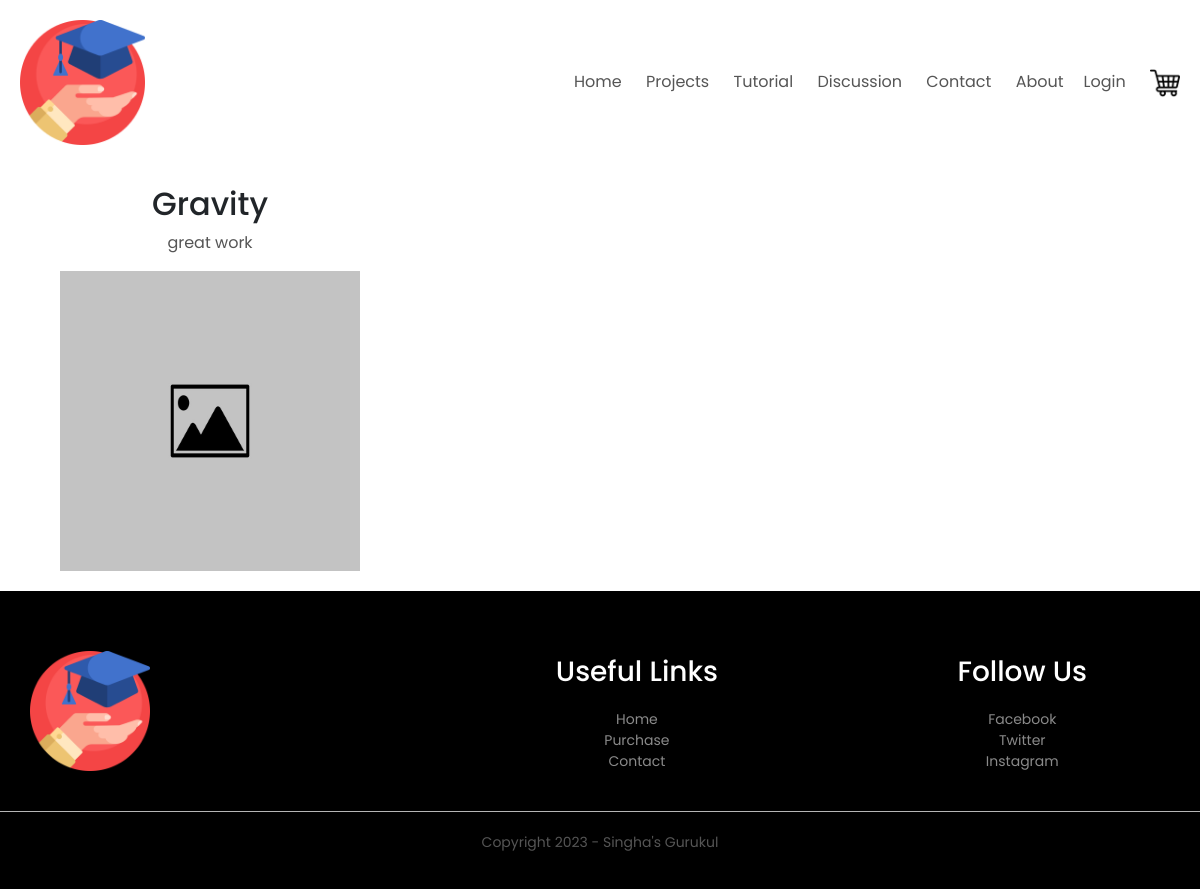
Page /projects on the earlier database version.
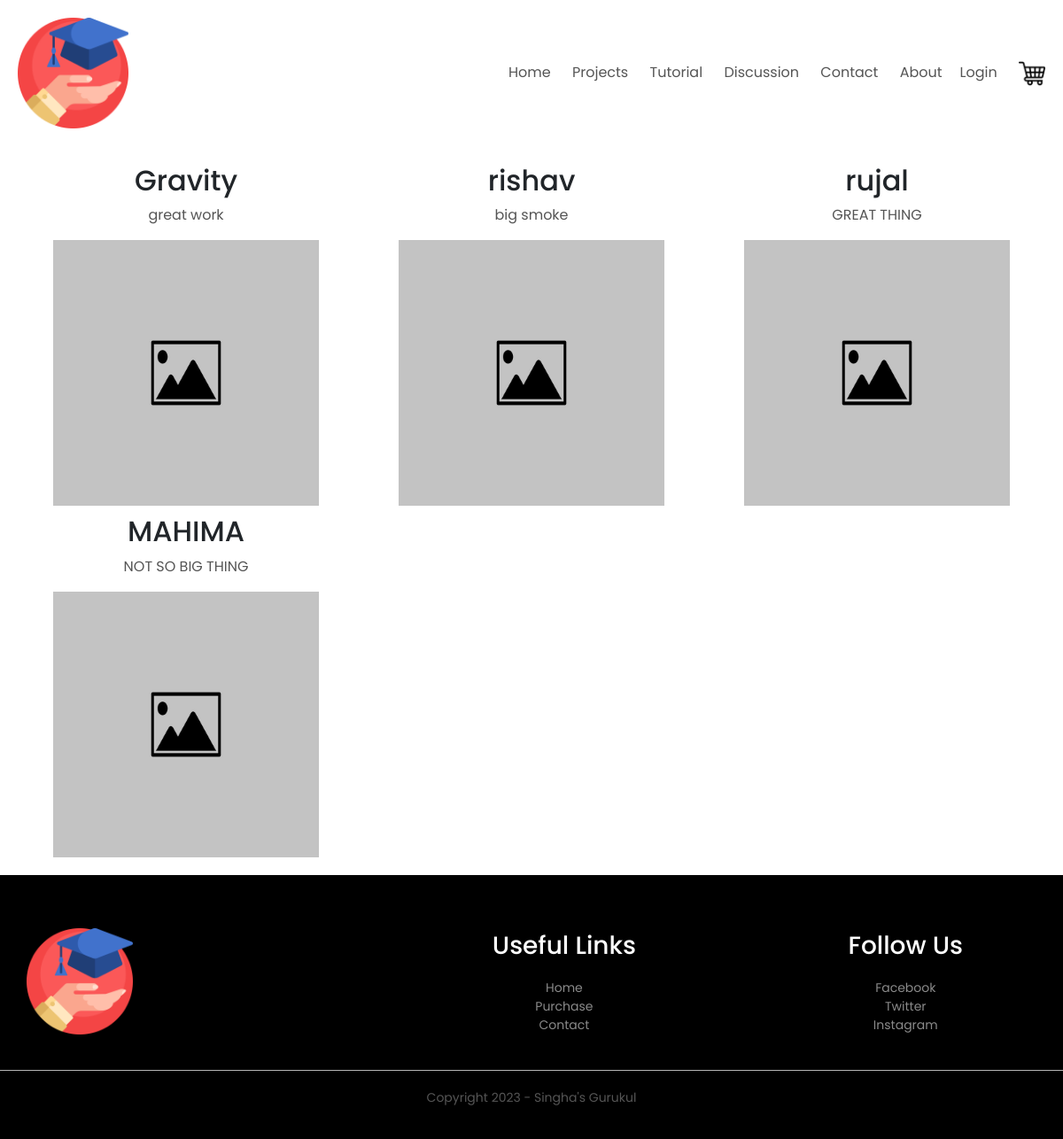
Same page on the later database version.
### nic_app/models.py (models this page shows, shortened)
class Project(models.Model):
    name = models.CharField(max_length=50)
    description = models.TextField()
    image = models.ImageField(upload_to='images/projects/', default=default_image)

### nic_app/views.py (the view)
# urls.py: path('projects', projects, name='projects'),
def projects(request):
    projects=Project.objects.all()
    return render(request, 'projects.html', {'projects':projects})

### templates/projects.html (shortened to what this page needs)
{% extends "header.html" %}
{% load static %}
{%block content%}
<div class="projects__container">
<div>
{% include 'navbar.html' %}
</div>
<div class="projects__item">
{% for item in projects %}
<div>
    <h2>{{ item.name }}</h2>
    <p>{{ item.description }}</p>
    <img src="{{ item.image.url }}" width="300" height="300" alt="{{item.name}}">
</div>
{% endfor %}
</div>
<div>
{% include 'footer.html' %}
</div>
</div>
{%endblock%}

### templates/header.html (shortened to what this page needs)
<!DOCTYPE html>
<html>
  <head>
    {% load static %}
    <link
      rel="stylesheet"
      href="https://cdn.jsdelivr.net/npm/bootstrap@4.0.0/dist/css/bootstrap.min.css"
    />
<link rel="stylesheet" href="https://cdn.jsdelivr.net/npm/@fortawesome/fontawesome-free@6.2.1/css/fontawesome.min.css">
  </head>
  <body style="height: 100%">
    {% include 'messages.html' %} {% block content %}{% endblock %}
  </body>
</html>

### templates/navbar.html (shortened to what this page needs)
{% load static %}
<link rel="stylesheet" href="{% static 'styles/style.css' %}">
<div class='navbar'>
  <div class='logo'>
    <img src="{%static 'images/icon.png'%}" width="125px">
  </div>
  <nav>
<ul id="MenuItems">
    <li><a href="/">Home</a></li>
    <li><a href="/purchase">Projects</a></li>
    <li><a href="/tutorial">Tutorial</a></li>
    <li><a href="/discussion">Discussion</a></li>
    <li><a href="/contact">Contact</a></li>
    <li><a href="/about">About</a></li>
    {% if user.is_authenticated %}
    <li style="float:right"><a class="active" href="/logout">Logout</a></li>
    <li class='username' style='float:right'><a href="/user">{{user.username}}</a></li>
    {%else%}
    <li style="float:right"><a class="active" href="/login">Login</a></li>
    {%endif%}
  </ul>
  <img src="{%static 'images/cart.png'%}" alt="cart" width="30px" height="30px">
</nav>
</div>

### templates/footer.html
{% load static %}
<link rel="stylesheet" href="{% static 'styles/style.css' %}">
<div class="footer">
    <div class="footer__container">
      <div class="row">
        <div class="footer-col-1-5">
          <img src="{%static 'images/icon.png'%}" alt="">
        </div>
        <div class="footer-col-15">
          <h3>Useful Links</h3>
          <ul>
            <li>Home</li>
            <li>Purchase</li>
            <li>Contact</li>
          </ul>
        </div>
      <div class="footer-col-2">
        <h3>Follow Us</h3>
        <ul>
          <li>Facebook</li>
          <li>Twitter</li>
          <li>Instagram</li>
        </ul>
      </div>
      </div>
      <hr>
      <p class="copyright">Copyright 2023 - Singha's Gurukul</p>
    </div>
  </div>

### static/styles/style.css (style rules this page uses)
* { margin: 0; padding: 0; box-sizing: border-box; }
body { font-family: 'Poppins', sans-serif; max-width: 100%; }
.navbar { display: flex; align-items: center; padding: 20px; }
nav { flex:1; text-align: right; }
nav ul { display: inline-block; list-style-type: none; }
nav ul li { display: inline-block; margin-right: 20px; }
a { text-decoration: none; color: #555; }
p { color: #555; }
.row { display: flex; align-items: center; flex-wrap: wrap; justify-content: space-around; }
.footer { background: #000; color: #8a8a8a; font-size: 14px; bottom: 0; position: relative; width: 100%; }
.footer__container { padding: 60px 0 20px; }
.footer h3 { color: #fff; margin-bottom: 20px; }
.projects__item { display: grid; grid-template-columns: repeat(3, 1fr); grid-template-rows: auto; grid-gap: 10px; text-align: center; padding: 20px; }
.footer-col-1-5 { flex-basis: 30%; }
.footer-col-1-5 img { width: 120px; margin-bottom: 20px; }
.footer-col-2 { flex-basis: 24%; text-align: center; }
.footer-col-15 { flex-basis: 24%; text-align: center; }
.footer hr { border: none; background: #b5b5b5; height: 1px; margin: 20px 0; }
.copyright { text-align: center; }
ul { list-style-type: none; }

Differences in the rows shown:
added Project: name "rishav", description "big smoke", image (placeholder picture)
added Project: name "rujal", description "GREAT THING", image (placeholder picture)
added Project: name "MAHIMA", description "NOT SO BIG THING", image (placeholder picture)
